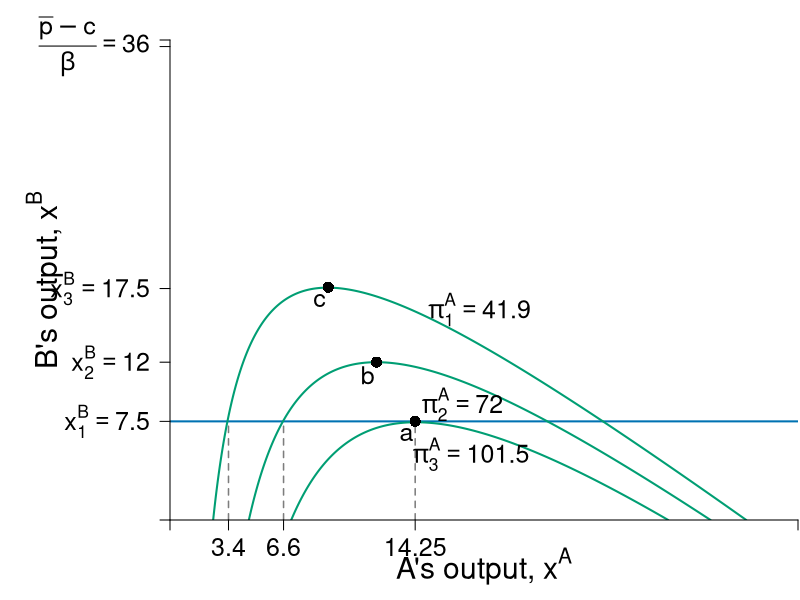

This figure's R source:
require(shape)
pdf(file = "competitionmarkets/cournot_brf_isoA_feasible_slide3.pdf", width = 9, height = 7)

#Set parameters for graphics
pointsize <- 1.8
axislabelsize <- 1.8
labelsize <- 1.5
namesize <- 1.8
annotatesize <- 1.5
graphlinewidth <- 2
segmentlinewidth <- 1.5


COL <- c("#7fc97f", "#beaed4", "#fdc086", "#ffff99", "#386cb0", "#f0027f", "#bf5b17", "#666666")
COLA <- c("#e0f3db", "#99d8c9","#66c2a4","#41ae76", "#238b45", "#005824")
COLB <- c("#4eb3d3", "#2b8cbe", "#0868ac","#084081")
grays <- gray.colors(25, start = 1, end = 0)
CBCols <- c("#009E73","#0072B2","#E69F00","#CC79A7", "#F0E442")

par(mar =  c(4, 8.5, 2, 0.1))

piA <- function(xa, xb, s = 0.5, pmax = 20, c1 = 2) {
  (pmax - s*xb)*xa - s*(xa)^2 - c1*xa
}

piB <- function(xa, xb, s = 0.5, pmax = 20, c1 = 2) {
  (pmax - s*xa)*xb - s*(xb)^2 - c1*xb
}

brfB <- function(xa, s = 0.5, pmax = 20, c1 = 2) {
  (pmax - c1)/(2*s) - (1/2)*xa
}

brfA <- function(xa, s = 0.5, pmax = 20, c1 = 2) {
  (pmax - c1)/s - 2*xa
}

xlims <- c(0, 36.5)
ylims <- c(0, 36.5)

npts <- 501 
x <- seq(xlims[1], xlims[2], length.out = npts)
y <- seq(ylims[1], ylims[2], length.out = npts) 
a <- c(42, 72, 102)
b <- c(72, 81, 90)

plot(0, 0, xlim = xlims, ylim = ylims, type = "n",
     xlab = expression(paste("")),
     ylab = expression(paste("")), 
     xaxt = "n", 
     yaxt = "n", 
     cex.lab = axislabelsize, 
     bty = "n",
     xaxs = "i", 
     yaxs = "i")

ticksy <- c(0, 7.5, 12, 17.6, 36, ylims[2])
ylabelsnum <- c(NA, expression(paste(x[1]^B == 7.5)), expression(paste(x[2]^B == 12)), expression(paste(x[3]^B)==17.5), expression(paste(frac(bar(p) - c,beta) == 36), NA))
ticksx <- c(0, 3.4, 6.6, 14.25, xlims[2])
xlabelsnum <- c(NA, expression(paste(3.4)), expression(paste(6.6)), expression(paste(14.25)), NA)

npts <- 500 
xx1 <- seq(xlims[1], xlims[2], length.out = npts)

#Feasible set
# polygon(c(0, 0, xlims[2], xlims[2]), 
#         c(ylims[2], 7.5 , 7.5, ylims[2]),
#         border = FALSE, col = COLA[1])

# Feasible
segments(0, 7.5, xlims[2], 7.5, col = CBCols[2], lwd = graphlinewidth)
#text(5, 35, expression("Feasible set"), cex = annotatesize)
# polygon( feasible )

contour(x, y, 
        outer(x, y, piA),
        drawlabels = FALSE,
        col = CBCols[1],
        lwd = graphlinewidth,
        levels = a, 
        xaxs = "i", 
        yaxs = "i", 
        add = TRUE) 

text(0.5*xlims[2], -3.5, expression(paste("A's output, ", x^A)), xpd = TRUE, cex = axislabelsize) 
text(-7.3, 0.5*ylims[2], expression(paste("B's output, ", x^B)), xpd = TRUE, cex = axislabelsize, srt = 90) 

segments(14.25, 0, 14.25, 7.5, lty = 2, col = grays[20] , lwd = segmentlinewidth)
points(14.25, 7.5, pch = 16, col = "black", cex = 1.5)

segments(6.60, 0, 6.60, 7.5, lty = 2, col = grays[20] , lwd = segmentlinewidth)
points(12, 12, pch = 16, col = "black", cex = 1.5)


segments(3.4, 0, 3.4, 7.5, lty = 2, col = grays[20] , lwd = segmentlinewidth)
points(9.2, 17.7, pch = 16, col = "black", cex = 1.5)

text(14.25 - 0.5, 7.5 - 1, expression(paste(a)), cex = annotatesize)
text(12 - 0.5, 12 - 1, expression(paste(b)), cex = annotatesize)
text(9.2 - 0.5, 17.7 - 1, expression(paste(c)), cex = annotatesize)


#labels for the isoprofits
text(17.5, 5.0, expression(paste(pi[3]^A == 101.5)), cex = annotatesize)
text(17, 8.8, expression(paste(pi[2]^A == 72)), cex = annotatesize)
text(18, 16, expression(paste(pi[1]^A == 41.9)), cex = annotatesize)

axis(1, at = ticksx, pos = 0, labels = xlabelsnum, cex.axis = labelsize)
axis(2, at = ticksy, pos = 0, labels = ylabelsnum, las = 1, cex.axis = labelsize)

dev.off()
